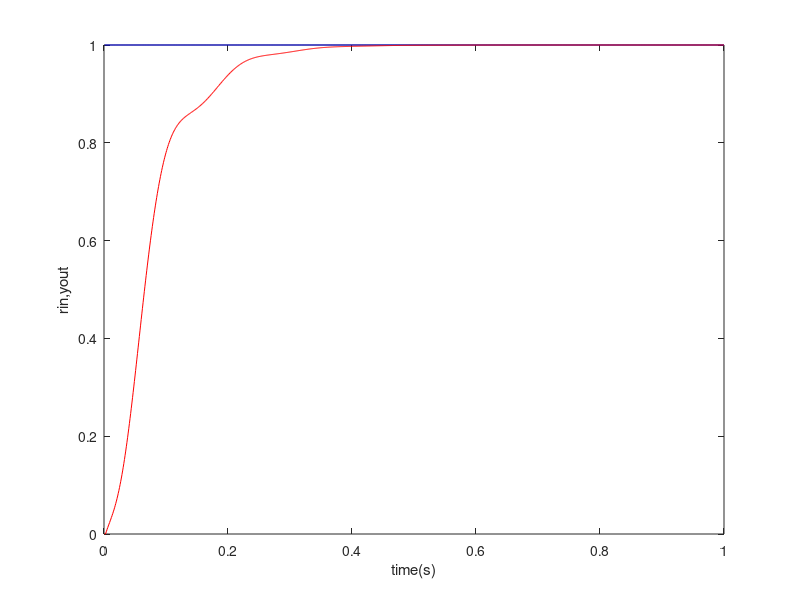

This figure's MATLAB source:
clear all;
close all;
ts=0.001;
sys=tf(400,[1,50,0]);
dsys=c2d(sys,ts,'z');
[num,den]=tfdata(dsys,'v');
u_1=0.0;u_2=0.0;u_3=0.0;
y_1=0;y_2=0;y_3=0;
x=[0,0,0]';
error_1=0;
error_2=0;
for k=1:1:1000
    time(k)=k*ts;
    rin(k)=1.0;
    kp=8;ki=0.10;
    kd=10;
    du(k)=kp*x(1)+kd*x(2)+ki*x(3);
    u(k)=u_1+du(k);
    if u(k)>=10;
        u(k)=10;
    end
    yout(k)=-den(2)*y_1-den(3)*y_2+num(2)*u_1+num(3)*u_2;
    error=rin(k)-yout(k);
    u_3=u_2;u_2=u_1;u_1=u(k);
    y_3=y_2;y_2=y_1;y_1=yout(k);
    x(1)=error-error_1;
    x(2)=error-2*error_1+error_2;
    x(3)=error;
    error_2=error_1;
    error_1=error;
end
plot(time,rin,'b',time,yout,'r');
xlabel('time(s)');ylabel('rin,yout');